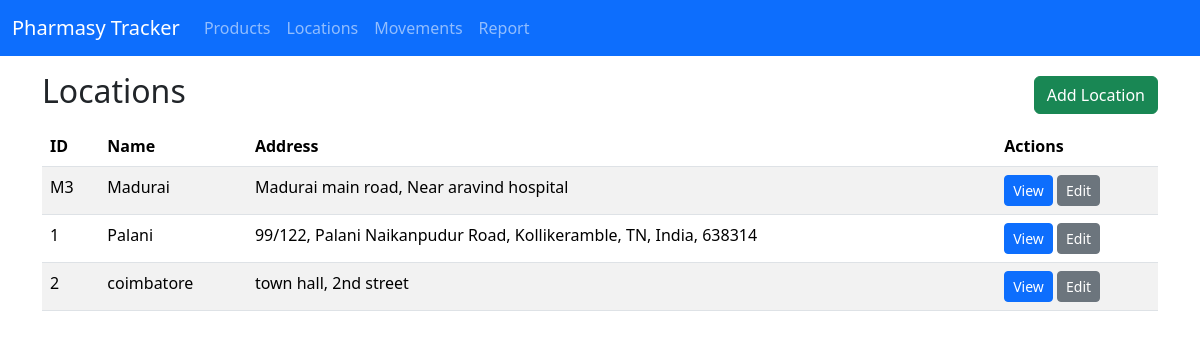
/locations, run on the app's committed database.
### app.py (models this page shows)
class Location(db.Model):
    location_id = db.Column(db.String, primary_key=True)
    name = db.Column(db.String, nullable=False)
    address = db.Column(db.String)

### app.py (the view)
@app.route('/locations')
def locations():
    locs = Location.query.order_by(Location.name).all()
    return render_template('locations.html', locations=locs)

### app.py (called while the page is built)
@app.before_request
def run_initialization_once():
    global initialization_done
    if not initialization_done:
        db.create_all()
        seed_data()  # <---- Auto seed when DB is first created
        initialization_done = True

### templates/locations.html
{% extends "base.html" %}
{% block content %}
<div class="d-flex justify-content-between align-items-center mb-2">
  <h2>Locations</h2>
  <a class="btn btn-success" href="{{ url_for('add_location') }}">Add Location</a>
</div>
<table class="table table-striped">
  <thead><tr><th>ID</th><th>Name</th><th>Address</th><th>Actions</th></tr></thead>
  <tbody>
    {% for l in locations %}
    <tr>
      <td>{{ l.location_id }}</td>
      <td>{{ l.name }}</td>
      <td>{{ l.address }}</td>
      <td>
        <a class="btn btn-sm btn-primary" href="{{ url_for('view_location', location_id=l.location_id) }}">View</a>
        <a class="btn btn-sm btn-secondary" href="{{ url_for('edit_location', location_id=l.location_id) }}">Edit</a>
      </td>
    </tr>
    {% endfor %}
  </tbody>
</table>
{% endblock %}

### data on the page
Location: location_id "M3", name "Madurai", address "Madurai main road, Near aravind hospital"
Location: location_id "1", name "Palani", address "99/122, Palani Naikanpudur Road, Kollikeramble, TN, India, 638314"
Location: location_id "2", name "coimbatore", address "town hall, 2nd street"
